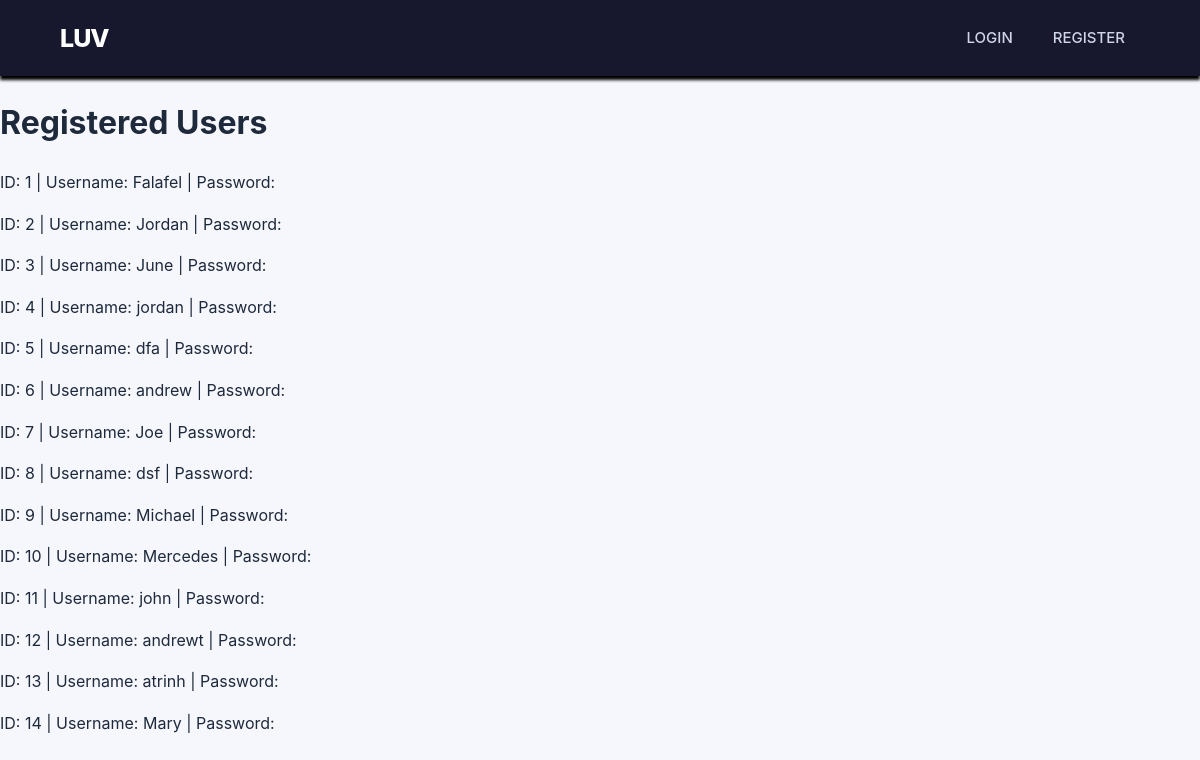
The app's page /view_users, older data.
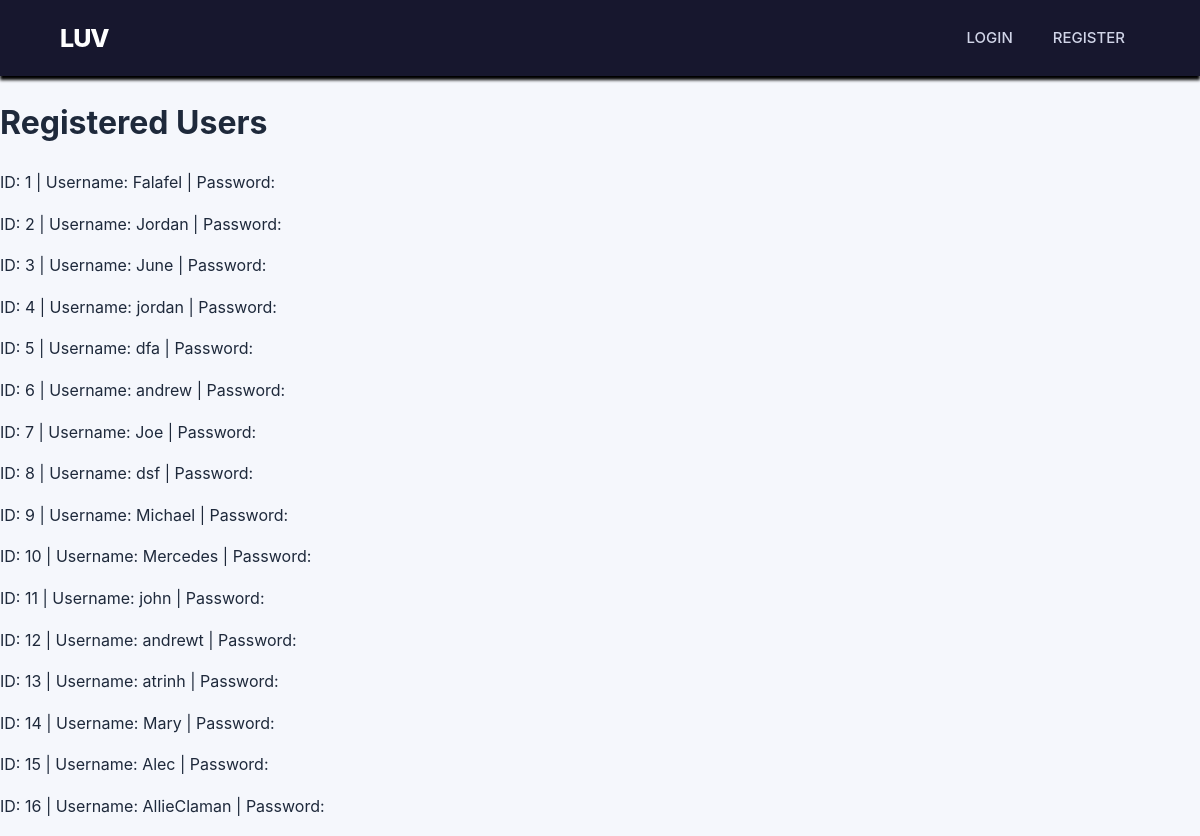
The same page, newer data.
### papo_cito.py (models this page shows)
class User(db.Model):
    __tablename__ = "pot_users"
    id = db.Column(db.Integer, primary_key=True)
    username = db.Column(db.String(80), unique=True, nullable=False)
    password_hash = db.Column(db.String(255), nullable=False)
    cards = db.relationship("Card", backref="owner")

### papo_cito.py (the view)
@app.route("/view_users", methods=["GET","POST"])                               ###
def view_users():                                                               ###
    if request.method == "GET":                                                 ###
        __monkeys = User.query.all()                                            ###
        return render_template("info.html", ab_users=__monkeys) ###   ###   ### ###

### templates/info.html (shortened to what this page needs)
{% extends "base.html" %}
{% block content %}
		<h1>Registered Users</h1>
		{% for ape in ab_users %}
			<p>
			ID: {{ ape.id }} |
			Username: {{ ape.username }} |
			Password: {{ ape.password }}
			</p>
		{% endfor %}
{% endblock %}

Row changes from the older to the newer data that the page shows:
added User: id "15", username "Alec"
added User: id "16", username "AllieClaman"
